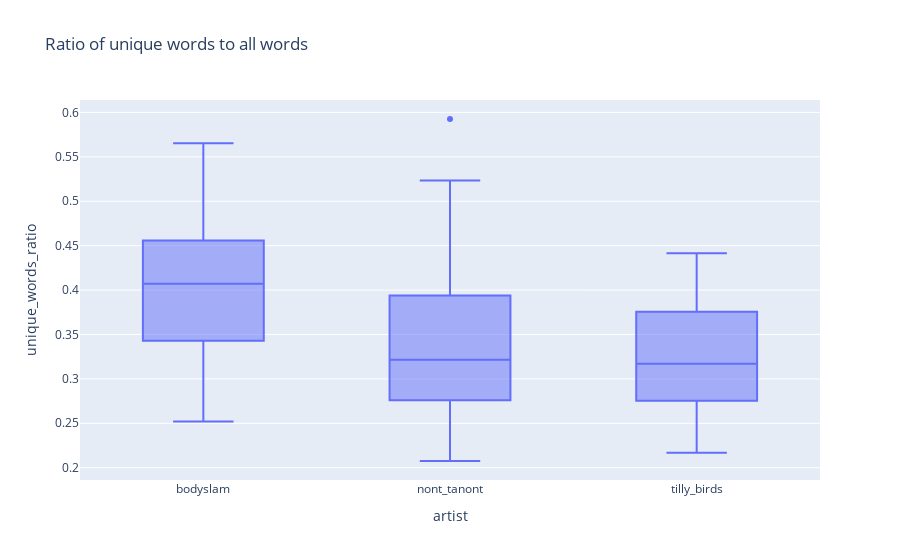

The cell this chart's notebook holds for it:
### Code cell
fig = px.box(song_filter_df, x='artist', y='unique_words_ratio', title='Ratio of unique words to all words')
fig.show()

### Figure 1 — Plotly figure (JSON) as saved in the notebook; plotly's stock layout.template omitted (floating-point values rounded to 4 significant figures; data arrays with more than 128 entries replaced by an {"elided": "..."} marker saying what was removed)
{"data": [{"alignmentgroup": "True", "hovertemplate": "artist=%{x}<br>unique_words_ratio=%{y}<extra></extra>", "legendgroup": "", "marker": {"color": "#636efa"}, "name": "", "notched": false, "offsetgroup": "", "orientation": "v", "showlegend": false, "type": "box", "x": {"elided": "130 str values"}, "x0": " ", "xaxis": "x", "y": {"elided": "130 float values"}, "y0": " ", "yaxis": "y"}], "layout": {"boxmode": "group", "legend": {"tracegroupgap": 0}, "title": {"text": "Ratio of unique words to all words"}, "xaxis": {"anchor": "y", "domain": [0, 1], "title": {"text": "artist"}}, "yaxis": {"anchor": "x", "domain": [0, 1], "title": {"text": "unique_words_ratio"}}}}
